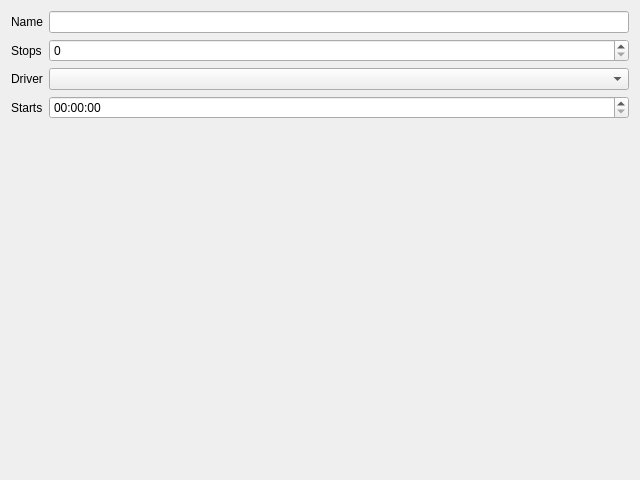
<?xml version="1.0" encoding="UTF-8"?>
<!-- SPDX-License-Identifier: MIT -->
<ui version="4.0">
 <class>RouteDialog</class>
 <widget class="QDialog" name="RouteDialog">
  <property name="geometry">
   <rect>
    <x>0</x>
    <y>0</y>
    <width>640</width>
    <height>480</height>
   </rect>
  </property>
  <property name="windowTitle">
   <string>Route</string>
  </property>
  <layout class="QFormLayout" name="formLayout">
   <item row="0" column="0">
    <widget class="QLabel" name="label_nameEdit">
     <property name="text">
      <string>Name</string>
     </property>
     <property name="buddy">
      <cstring>nameEdit</cstring>
     </property>
    </widget>
   </item>
   <item row="0" column="1">
    <widget class="QLineEdit" name="nameEdit"/>
   </item>
   <item row="1" column="0">
    <widget class="QLabel" name="label_stopsEdit">
     <property name="text">
      <string>Stops</string>
     </property>
     <property name="buddy">
      <cstring>stopsEdit</cstring>
     </property>
    </widget>
   </item>
   <item row="1" column="1">
    <widget class="QSpinBox" name="stopsEdit"/>
   </item>
   <item row="2" column="0">
    <widget class="QLabel" name="label_driverCombo">
     <property name="text">
      <string>Driver</string>
     </property>
     <property name="buddy">
      <cstring>driverCombo</cstring>
     </property>
    </widget>
   </item>
   <item row="2" column="1">
    <widget class="QComboBox" name="driverCombo"/>
   </item>
   <item row="3" column="0">
    <widget class="QLabel" name="label_startsEdit">
     <property name="text">
      <string>Starts</string>
     </property>
     <property name="buddy">
      <cstring>startsEdit</cstring>
     </property>
    </widget>
   </item>
   <item row="3" column="1">
    <widget class="QTimeEdit" name="startsEdit"/>
   </item>
  </layout>
 </widget>
 <tabstops>
  <tabstop>nameEdit</tabstop>
  <tabstop>stopsEdit</tabstop>
  <tabstop>driverCombo</tabstop>
  <tabstop>startsEdit</tabstop>
 </tabstops>
</ui>
